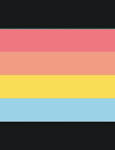
#> input picture tutcode/pic.png, 115 x 150 px
$ python getting_and_setting.py --image pic.png
#> lines starting #> are read from the running program, lines starting #| are printed output that depends on the picture; after the words box and inside, x2 and y2 are one past the last pixel; in counts of white or black regions, pixels touching at a corner belong together
#Same as ch3
import argparse
import cv2

ap = argparse.ArgumentParser()
ap.add_argument("-i", "--image", required = True,
	help = "Path to the image")
args = vars(ap.parse_args())

#load image and display
image = cv2.imread(args["image"])
#> image is the input picture: shape (150, 115, 3); mean B, G, R 99, 119, 145.4
cv2.imshow("Original", image)

#BLUE GREEN RED ITS REVERSED
(b, g, r) = image[0, 0]
#> b = 25; g = 24; r = 23
print("Pixel at (0, 0) - Red: {}, Green: {}, Blue: {}".format(r, g, b))
#| Pixel at (0, 0) - Red: 23, Green: 24, Blue: 25

#changes pixel 0,0 to be RED
#sets image in b,g,r
image[5, 100] = (0, 250, 0)
#> image: shape (150, 115, 3); 0.01% of pixels changed, all inside (x1, y1, x2, y2) = (100, 5, 101, 6)
(b, g, r) = image[0, 100]
print("Pixel at (0, 0) - Red: {}, Green: {}, Blue: {}".format(r, g, b))
#| Pixel at (0, 0) - Red: 23, Green: 24, Blue: 25

#takes top left corner
corner = image[0:50, 0:100]
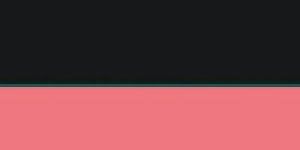
#> corner: shape (50, 100, 3) (shown 3 times larger); mean B, G, R 69.3, 65.6, 113.4
cv2.imshow("Corner", corner)

image[0:100, 0:100] = (0, 255, 0)
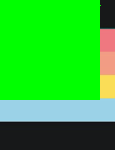
#> image: shape (150, 115, 3); mean B, G, R 46, 193.7, 42.3

cv2.imshow("Updated", image)
cv2.waitKey(0)
